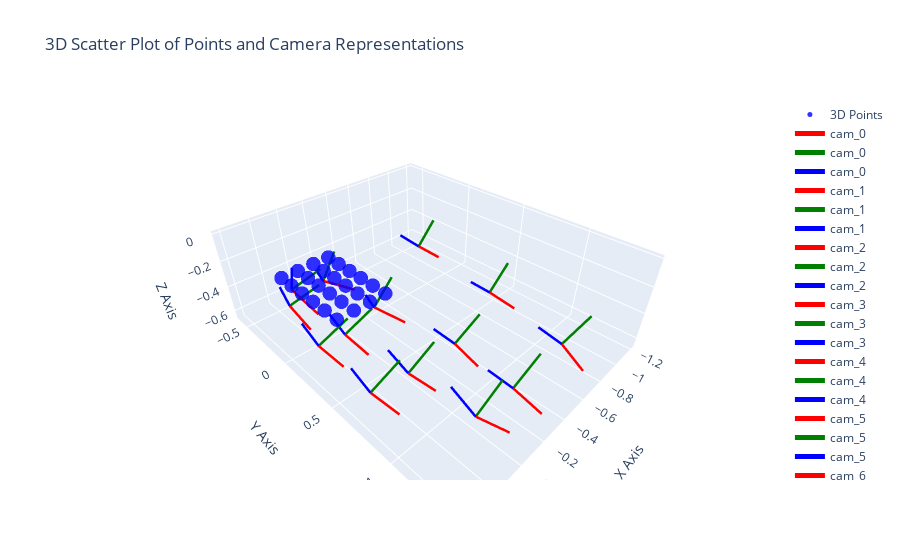

Write notebook code for a chart like this one.
### Code cell
REPROJECTION_ERROR_THRESH = 10000.0
dictionary = cv2.aruco.getPredefinedDictionary(ARUCO_DICT)
board = cv2.aruco.CharucoBoard((SQUARES_VERTICALLY, SQUARES_HORIZONTALLY), SQUARE_LENGTH, MARKER_LENGTH, dictionary)
params = cv2.aruco.DetectorParameters()
detector = cv2.aruco.ArucoDetector(dictionary, params)
world_corners = board.getChessboardCorners()

camera_poses = []
figures = []
for i, image_path in enumerate(image_paths):
    #img_path = image_paths[12] # select image
    #print(image_path)
    image_color = cv2.imread(image_path)
    res = estimate_pose(image_color, mtx, dst, detector)
    if res is None:
        print("pose could not be estimated")
        continue
    rvec, tvec, charuco_corners = res
    #rvec, tvec = convert_left_to_right(rvec, tvec)
    #rvec, tvec = invert_transform(rvec, tvec)
    E, P, img_pts = reproject_world_points(rvec, tvec, mtx, world_corners)
    #print(charuco_corners[:2,0,:])
    repr_err = compute_reprojection_error(charuco_corners, img_pts.T)
    if repr_err < REPROJECTION_ERROR_THRESH:
        camera_poses.append(E)
        figures.append(draw_reproj(image_color, charuco_corners, img_pts))
    print(i, image_path,repr_err)


plot_3d_points_and_camera_centers(world_corners.T, camera_poses)

### Figure 1 — Plotly figure (JSON) as saved in the notebook; plotly's stock layout.template omitted (floating-point values rounded to 4 significant figures)
{"data": [{"marker": {"color": "blue", "opacity": 0.8, "size": 5}, "mode": "markers", "name": "3D Points", "type": "scatter3d", "x": [0.1, 0.2, 0.3, 0.4, 0.1, 0.2, 0.3, 0.4, 0.1, 0.2, 0.3, 0.4, 0.1, 0.2, 0.3, 0.4, 0.1, 0.2, 0.3, 0.4, 0.1, 0.2, 0.3, 0.4], "y": [0.1, 0.1, 0.1, 0.1, 0.2, 0.2, 0.2, 0.2, 0.3, 0.3, 0.3, 0.3, 0.4, 0.4, 0.4, 0.4, 0.5, 0.5, 0.5, 0.5, 0.6, 0.6, 0.6, 0.6], "z": [0, 0, 0, 0, 0, 0, 0, 0, 0, 0, 0, 0, 0, 0, 0, 0, 0, 0, 0, 0, 0, 0, 0, 0]}, {"line": {"color": "red", "width": 5}, "mode": "lines", "name": "cam_0", "type": "scatter3d", "x": [-0.3207, -0.2439], "y": [1.169, 1.403], "z": [-0.5847, -0.539]}, {"line": {"color": "green", "width": 5}, "mode": "lines", "name": "cam_0", "type": "scatter3d", "x": [-0.3207, -0.5101], "y": [1.169, 1.2], "z": [-0.5847, -0.4244]}, {"line": {"color": "blue", "width": 5}, "mode": "lines", "name": "cam_0", "type": "scatter3d", "x": [-0.3207, -0.1767], "y": [1.169, 1.085], "z": [-0.5847, -0.3983]}, {"line": {"color": "red", "width": 5}, "mode": "lines", "name": "cam_1", "type": "scatter3d", "x": [-0.4045, -0.3473], "y": [0.6502, 0.8935], "z": [-0.6321, -0.6253]}, {"line": {"color": "green", "width": 5}, "mode": "lines", "name": "cam_1", "type": "scatter3d", "x": [-0.4045, -0.5924], "y": [0.6502, 0.6899], "z": [-0.6321, -0.472]}, {"line": {"color": "blue", "width": 5}, "mode": "lines", "name": "cam_1", "type": "scatter3d", "x": [-0.4045, -0.2498], "y": [0.6502, 0.6085], "z": [-0.6321, -0.4401]}, {"line": {"color": "red", "width": 5}, "mode": "lines", "name": "cam_2", "type": "scatter3d", "x": [-0.2411, -0.3171], "y": [0.03891, 0.2729], "z": [-0.5775, -0.6217]}, {"line": {"color": "green", "width": 5}, "mode": "lines", "name": "cam_2", "type": "scatter3d", "x": [-0.2411, -0.4478], "y": [0.03891, -0.002834], "z": [-0.5775, -0.4432]}, {"line": {"color": "blue", "width": 5}, "mode": "lines", "name": "cam_2", "type": "scatter3d", "x": [-0.2411, -0.1228], "y": [0.03891, 0.1163], "z": [-0.5775, -0.3714]}, {"line": {"color": "red", "width": 5}, "mode": "lines", "name": "cam_3", "type": "scatter3d", "x": [-0.183, -0.3157], "y": [-0.4938, -0.2864], "z": [-0.584, -0.6272]}, {"line": {"color": "green", "width": 5}, "mode": "lines", "name": "cam_3", "type": "scatter3d", "x": [-0.183, -0.3667], "y": [-0.4938, -0.581], "z": [-0.584, -0.4386]}, {"line": {"color": "blue", "width": 5}, "mode": "lines", "name": "cam_3", "type": "scatter3d", "x": [-0.183, -0.07738], "y": [-0.4938, -0.3848], "z": [-0.584, -0.3853]}, {"line": {"color": "red", "width": 5}, "mode": "lines", "name": "cam_4", "type": "scatter3d", "x": [0.1741, 0.1727], "y": [-0.3721, -0.1331], "z": [-0.5631, -0.6366]}, {"line": {"color": "green", "width": 5}, "mode": "lines", "name": "cam_4", "type": "scatter3d", "x": [0.1741, -0.06551], "y": [-0.3721, -0.3525], "z": [-0.5631, -0.4946]}, {"line": {"color": "blue", "width": 5}, "mode": "lines", "name": "cam_4", "type": "scatter3d", "x": [0.1741, 0.2453], "y": [-0.3721, -0.3012], "z": [-0.5631, -0.3341]}, {"line": {"color": "red", "width": 5}, "mode": "lines", "name": "cam_5", "type": "scatter3d", "x": [0.04256, 0.04605], "y": [0.07497, 0.3245], "z": [-0.6322, -0.6466]}, {"line": {"color": "green", "width": 5}, "mode": "lines", "name": "cam_5", "type": "scatter3d", "x": [0.04256, -0.188], "y": [0.07497, 0.08373], "z": [-0.6322, -0.536]}, {"line": {"color": "blue", "width": 5}, "mode": "lines", "name": "cam_5", "type": "scatter3d", "x": [0.04256, 0.1391], "y": [0.07497, 0.08689], "z": [-0.6322, -0.4019]}, {"line": {"color": "red", "width": 5}, "mode": "lines", "name": "cam_6", "type": "scatter3d", "x": [-0.01578, -0.0004976], "y": [0.6268, 0.8716], "z": [-0.6369, -0.5884]}, {"line": {"color": "green", "width": 5}, "mode": "lines", "name": "cam_6", "type": "scatter3d", "x": [-0.01578, -0.2433], "y": [0.6268, 0.6205], "z": [-0.6369, -0.5334]}, {"line": {"color": "blue", "width": 5}, "mode": "lines", "name": "cam_6", "type": "scatter3d", "x": [-0.01578, 0.08677], "y": [0.6268, 0.5764], "z": [-0.6369, -0.4145]}, {"line": {"color": "red", "width": 5}, "mode": "lines", "name": "cam_7", "type": "scatter3d", "x": [-0.00484, 0.02192], "y": [1.158, 1.385], "z": [-0.5645, -0.4621]}, {"line": {"color": "green", "width": 5}, "mode": "lines", "name": "cam_7", "type": "scatter3d", "x": [-0.00484, -0.2381], "y": [1.158, 1.146], "z": [-0.5645, -0.4756]}, {"line": {"color": "blue", "width": 5}, "mode": "lines", "name": "cam_7", "type": "scatter3d", "x": [-0.00484, 0.08093], "y": [1.158, 1.053], "z": [-0.5645, -0.3546]}, {"line": {"color": "red", "width": 5}, "mode": "lines", "name": "cam_8", "type": "scatter3d", "x": [0.2616, 0.2647], "y": [0.6133, 0.8616], "z": [-0.6003, -0.5709]}, {"line": {"color": "green", "width": 5}, "mode": "lines", "name": "cam_8", "type": "scatter3d", "x": [0.2616, 0.02716], "y": [0.6133, 0.606], "z": [-0.6003, -0.5139]}, {"line": {"color": "blue", "width": 5}, "mode": "lines", "name": "cam_8", "type": "scatter3d", "x": [0.2616, 0.3483], "y": [0.6133, 0.5847], "z": [-0.6003, -0.3676]}, {"line": {"color": "red", "width": 5}, "mode": "lines", "name": "cam_9", "type": "scatter3d", "x": [0.263, 0.2576], "y": [0.1111, 0.3609], "z": [-0.5685, -0.5773]}, {"line": {"color": "green", "width": 5}, "mode": "lines", "name": "cam_9", "type": "scatter3d", "x": [0.263, 0.02784], "y": [0.1111, 0.109], "z": [-0.5685, -0.4837]}, {"line": {"color": "blue", "width": 5}, "mode": "lines", "name": "cam_9", "type": "scatter3d", "x": [0.263, 0.3477], "y": [0.1111, 0.1212], "z": [-0.5685, -0.3335]}, {"line": {"color": "red", "width": 5}, "mode": "lines", "name": "cam_10", "type": "scatter3d", "x": [0.1891, 0.1489], "y": [-0.2579, -0.03339], "z": [-0.3611, -0.4635]}, {"line": {"color": "green", "width": 5}, "mode": "lines", "name": "cam_10", "type": "scatter3d", "x": [0.1891, -0.05682], "y": [-0.2579, -0.2861], "z": [-0.3611, -0.3263]}, {"line": {"color": "blue", "width": 5}, "mode": "lines", "name": "cam_10", "type": "scatter3d", "x": [0.1891, 0.2088], "y": [-0.2579, -0.1516], "z": [-0.3611, -0.1357]}, {"line": {"color": "red", "width": 5}, "mode": "lines", "name": "cam_11", "type": "scatter3d", "x": [-1.029, -1.012], "y": [-0.33, -0.08075], "z": [-0.5604, -0.5526]}, {"line": {"color": "green", "width": 5}, "mode": "lines", "name": "cam_11", "type": "scatter3d", "x": [-1.029, -1.198], "y": [-0.33, -0.3242], "z": [-0.5604, -0.3763]}, {"line": {"color": "blue", "width": 5}, "mode": "lines", "name": "cam_11", "type": "scatter3d", "x": [-1.029, -0.846], "y": [-0.33, -0.3479], "z": [-0.5604, -0.3914]}, {"line": {"color": "red", "width": 5}, "mode": "lines", "name": "cam_12", "type": "scatter3d", "x": [-0.953, -0.9157], "y": [0.4924, 0.7395], "z": [-0.5812, -0.5733]}, {"line": {"color": "green", "width": 5}, "mode": "lines", "name": "cam_12", "type": "scatter3d", "x": [-0.953, -1.117], "y": [0.4924, 0.5113], "z": [-0.5812, -0.3938]}, {"line": {"color": "blue", "width": 5}, "mode": "lines", "name": "cam_12", "type": "scatter3d", "x": [-0.953, -0.7684], "y": [0.4924, 0.4593], "z": [-0.5812, -0.4159]}, {"line": {"color": "red", "width": 5}, "mode": "lines", "name": "cam_13", "type": "scatter3d", "x": [-0.8193, -0.6938], "y": [1.172, 1.388], "z": [-0.5662, -0.557]}, {"line": {"color": "green", "width": 5}, "mode": "lines", "name": "cam_13", "type": "scatter3d", "x": [-0.8193, -0.9704], "y": [1.172, 1.252], "z": [-0.5662, -0.3838]}, {"line": {"color": "blue", "width": 5}, "mode": "lines", "name": "cam_13", "type": "scatter3d", "x": [-0.8193, -0.6646], "y": [1.172, 1.075], "z": [-0.5662, -0.3955]}], "layout": {"scene": {"xaxis": {"title": {"text": "X Axis"}}, "yaxis": {"title": {"text": "Y Axis"}}, "zaxis": {"title": {"text": "Z Axis"}}}, "title": {"text": "3D Scatter Plot of Points and Camera Representations"}}}
